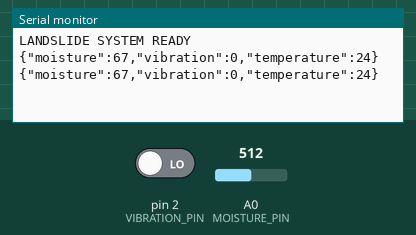
This sketch was run on a simulated Arduino Uno, built with avr-gcc and run on an emulated ATmega328P. Parts: the last lines printed to the serial monitor. The inputs (shaded band) are chosen by the test bench; at power-on: A0 (MOISTURE_PIN) = 512, pin 2 (VIBRATION_PIN) LOW.

Above: at 2.8 s.
2.9 s: A0 (MOISTURE_PIN) set to 716
At 5.0 s:
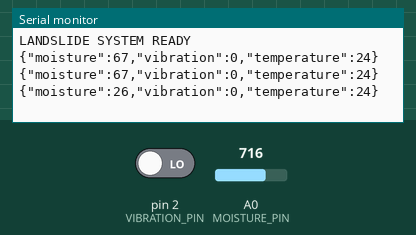
5.6 s: pin 2 (VIBRATION_PIN) driven HIGH
At 6.6 s:
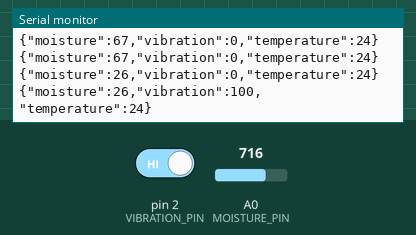
8.3 s: A0 (MOISTURE_PIN) set to 900
At 10.8 s:
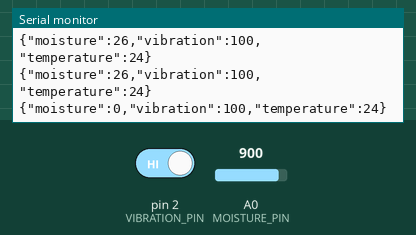
11.0 s: pin 2 (VIBRATION_PIN) driven LOW
At 12.4 s:
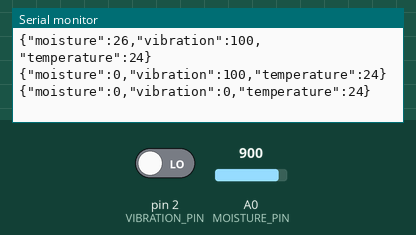
Timing chart, 0 to 14.0 s (numbered marks = the images above; inputs shaded):
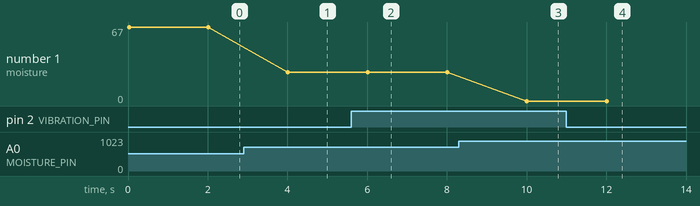

Measured:
- after the input at 2.9 s, the serial monitor: prints a new line after 1.1 s (image 1)
- after the input at 5.6 s, the serial monitor: prints a new line after 0.41 s (image 2)
- after the input at 8.3 s, the serial monitor: prints a new line after 1.7 s (image 3)
- after the input at 11.0 s, the serial monitor: prints a new line after 1.0 s (image 4)
- plotted number 1: 67 → 26 after the input at 2.9 s, 26 → 0 after the input at 8.3 s

The sketch:

arduino.ino
```cpp
/*
  LANDSLIDE MONITOR
  Arduino Uno
  Soil Moisture: A0
  SW-420: D2
*/

const int MOISTURE_PIN = A0;
const int VIBRATION_PIN = 2;

const int DRY_VALUE = 850;
const int WET_VALUE = 350;

void setup() {
    Serial.begin(9600);

    pinMode(VIBRATION_PIN, INPUT);

    Serial.println("LANDSLIDE SYSTEM READY");
}

void loop() {
    int moistureRaw = analogRead(MOISTURE_PIN);

    int vibrationRaw = digitalRead(VIBRATION_PIN);

    // Quy đổi độ ẩm tương đối theo giá trị
    // hiệu chỉnh của cảm biến
    int moisturePercent = map(
        moistureRaw,
        DRY_VALUE,
        WET_VALUE,
        0,
        100
    );

    moisturePercent = constrain(
        moisturePercent,
        0,
        100
    );

    // SW-420 chỉ cung cấp tín hiệu số
    // nên đây không phải cường độ rung chính xác
    int vibrationValue = vibrationRaw == HIGH ? 100 : 0;

    // Gửi dữ liệu theo định dạng JSON
    Serial.print("{");
    Serial.print("\"moisture\":");
    Serial.print(moisturePercent);

    Serial.print(",\"vibration\":");
    Serial.print(vibrationValue);

    Serial.print(",\"temperature\":24");

    Serial.println("}");

    delay(2000);
}
```
